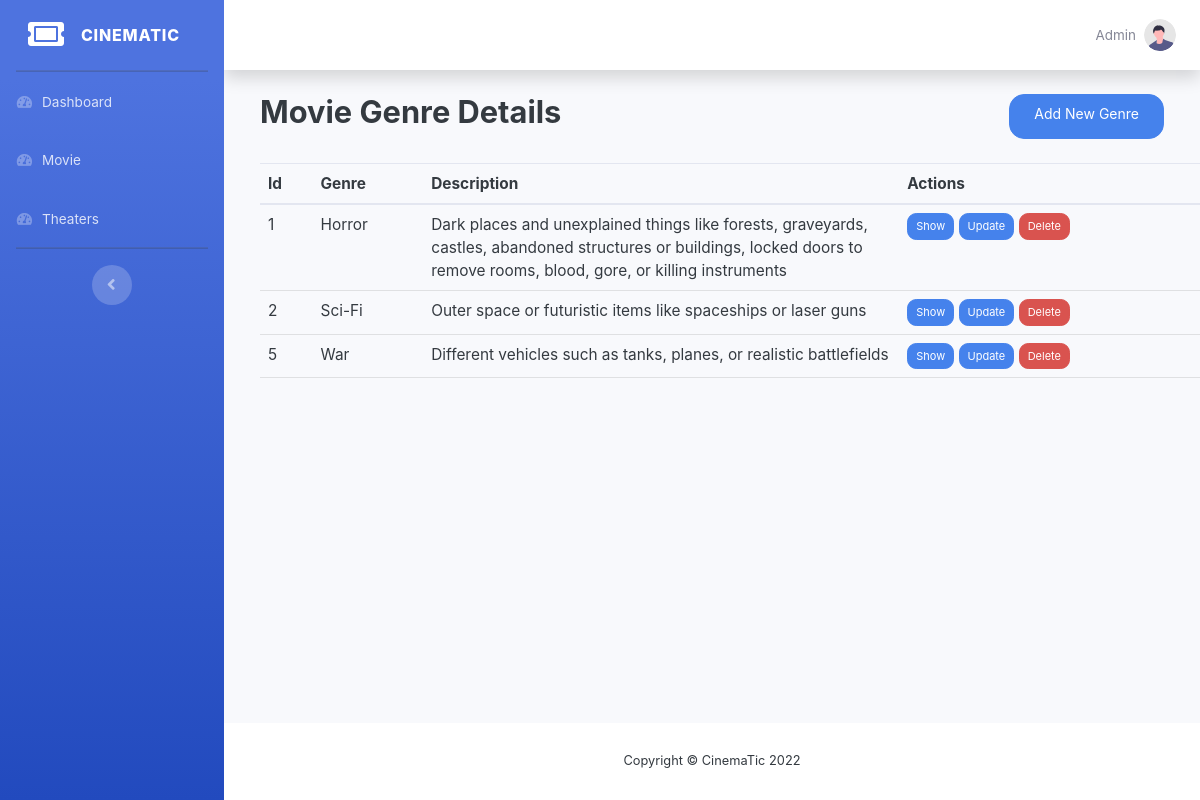
Before: /admin/genre/index.php (signed in) with the older database file.
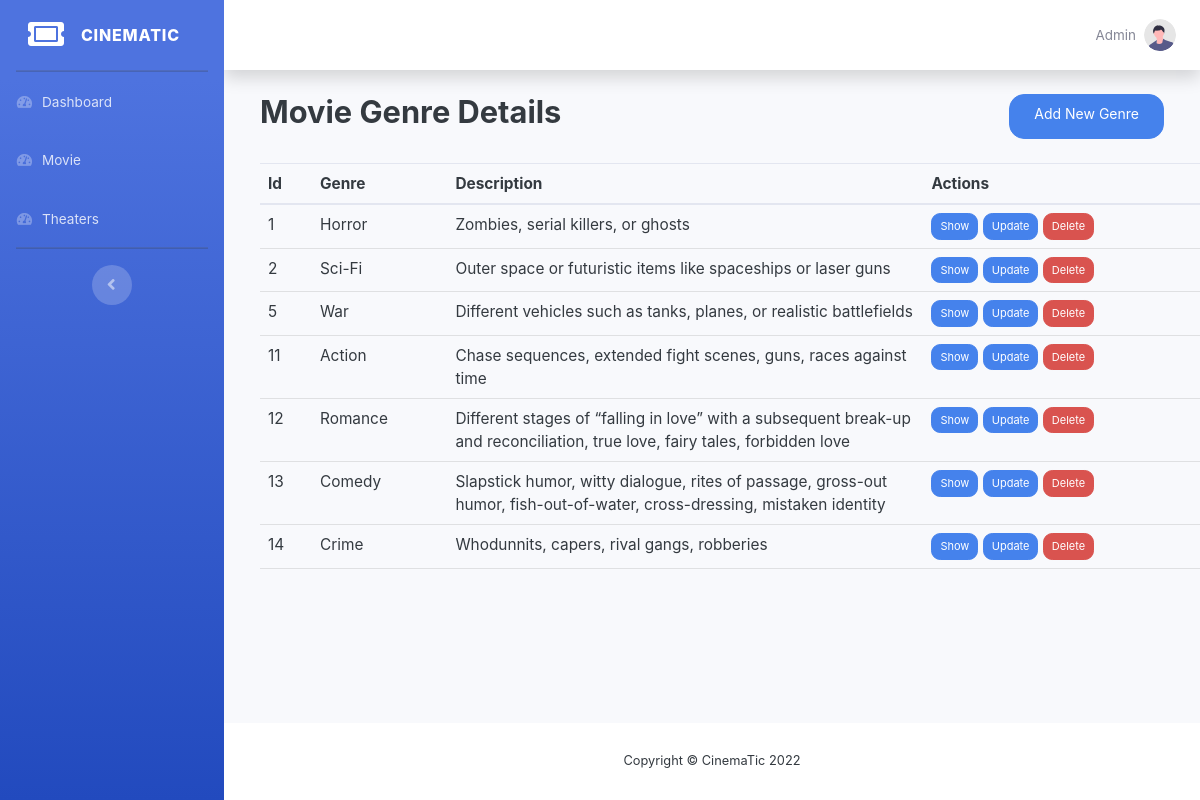
After: the same page with the newer database file.
### tables this page shows
CREATE TABLE `genre` (
  `id` int(11) NOT NULL,
  `name` varchar(30) NOT NULL,
  `description` text NOT NULL
);

### functions/db.php (called while the page is built, shortened)
<?php
function pdo()
{
    $dbhost = "localhost";
    $dbname = "mtbs";
    $dbuser = "root";
    $dbpass = "";
    $options = [
        PDO::ATTR_DEFAULT_FETCH_MODE => PDO::FETCH_ASSOC
    ];
    $dsn = "mysql:host=" . $dbhost . ";dbname=" . $dbname;
    try {
        $pdo = new PDO($dsn, $dbuser, $dbpass, $options);
    } catch (PDOException $e) {
        die("Cannot Connect to Database: " . $e->getMessage());
    }
    return $pdo;
}
function all($table)
{
    $pdo = pdo();
    $stmt = $pdo->prepare("SELECT * FROM $table");
    $stmt->execute();
    return $stmt->fetchAll();
}

### admin/genre/index.php (the view, shortened to what this page needs)
<?php
$result = all('genre');
include  __DIR__ . "/../components/header.php";
include  __DIR__ . "/../components/sidebar.php";
?>
<div class="container-fluid">
    <div class="d-flex m-4 justify-content-between mb-4">
        <h3>Movie Genre Details</h3>
        <a href="./create.php" class="btn btn-primary px-4">Add New Genre</a>
    </div>
    <table class="table mx-4">
        <thead>
            <tr>
                <th>Id</th>
                <th>Genre</th>
                <th>Description</th>
                <th>Actions</th>
            </tr>
        </thead>
        <tbody>
            <?php foreach ($result as $key) : ?>
                <tr>
                    <td><?php echo $key['id']; ?></td>
                    <td><?php echo $key['name']; ?></td>
                    <td class="w-50"><?php echo $key['description']; ?></td>
                    <td>
                        <a class="btn btn-primary btn-sm " href="#!">Show</a>
                        <a class="btn btn-primary btn-sm " href="./edit.php?id=<?php echo $key['id']; ?>">Update</a>
                        <a class="btn btn-danger btn-sm " onclick="confirmDelete(<?php echo $key['id']; ?>)" href="#!">Delete</a>
                    </td>
                </tr>
            <?php endforeach;  ?>
        </tbody>
    </table>
</div>
</div>
<?php include "../components/footer.php"; ?>

Changed rows visible on the page:
changed genre "Horror": description "Dark places and unexplained things like forests, graveyards, castles, abandoned structures or buildings, locked doors to remove rooms, blood, gore, or killing instruments" → "Zombies, serial killers, or ghosts"
added genre: id "11", name "Action", description "Chase sequences, extended fight scenes, guns, races against time"
added genre: id "12", name "Romance", description "Different stages of “falling in love” with a subsequent break-up and reconciliation, true love, fairy tales, forbidden love"
added genre: id "13", name "Comedy", description "Slapstick humor, witty dialogue, rites of passage, gross-out humor, fish-out-of-water, cross-dressing, mistaken identity"
added genre: id "14", name "Crime", description "Whodunnits, capers, rival gangs, robberies"
